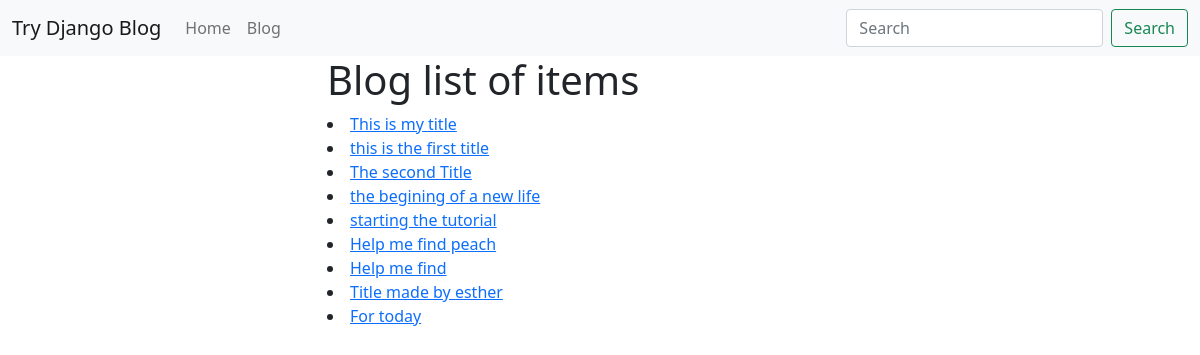
Screenshot of /blog/ with the database file from the repository.
### blog/models.py (models this page shows, shortened)
class BlogPost(models.Model):
  user = models.ForeignKey(User,default=1, null=True, on_delete=models.SET_NULL)
  title = models.CharField(max_length=200)
  slug = models.SlugField(unique=True)
  content = models.TextField(blank=True, null=True)
  def get_absolute_url(self):
    return f"/blog/{self.slug}"

### blog/views.py (the view)
# urls.py: path('', blog_post_list_view),
def blog_post_list_view(request):
  qs = BlogPost.objects.all() # -> list all the objects
  template_name = "blog/list.html"
  context = {"object_list": qs}
  return render(request, template_name, context)

### blog/templates/blog/list.html (shortened to what this page needs)
{% extends "base.html" %}
{% block content %}
  <h1>Blog list of items</h1>
  {% for object in object_list %}
    <li><a href="{{ object.get_absolute_url }}">{{ object.title }}</a></li>
  {% endfor %}
{% endblock %}

### templates/base.html (shortened to what this page needs)
<!DOCTYPE html>
<html lang="en">
<head>
  <link href="https://cdn.jsdelivr.net/npm/bootstrap@5.0.0-beta3/dist/css/bootstrap.min.css" rel="stylesheet">
</head>
<body>
  {% include "nav_bar.html" %}
    <div class="container">
    <div class="row">
      <div class="col-6 mx-auto">
        {% block content %}{% endblock %}
  </div>
</body>
</html>

### templates/nav_bar.html (shortened to what this page needs)
<nav class="navbar navbar-expand-lg navbar-light bg-light">
  <div class="container-fluid">
    <a class="navbar-brand" href="/">Try Django Blog</a>
    <div class="collapse navbar-collapse" id="navbarSupportedContent">
      <ul class="navbar-nav me-auto mb-2 mb-lg-0">
        <li class="nav-item">
          <a class="nav-link" aria-current="page" href="/">Home</a>
        </li>
        <li class="nav-item">
          <a class="nav-link" href="/blog">Blog</a>
        </li>
      </ul>
      <form class="d-flex">
        <input class="form-control me-2" type="search" placeholder="Search" aria-label="Search">
        <button class="btn btn-outline-success" type="submit">Search</button>
      </form>
    </div>
  </div>
</nav>

### rows the page displays
BlogPost: title "This is my title"
BlogPost: title "this is the first title"
BlogPost: title "The second Title"
BlogPost: title "the begining of a new life"
BlogPost: title "starting the tutorial"
BlogPost: title "Help me find peach"
BlogPost: title "Help me find"
BlogPost: title "Title made by esther"
BlogPost: title "For today"
